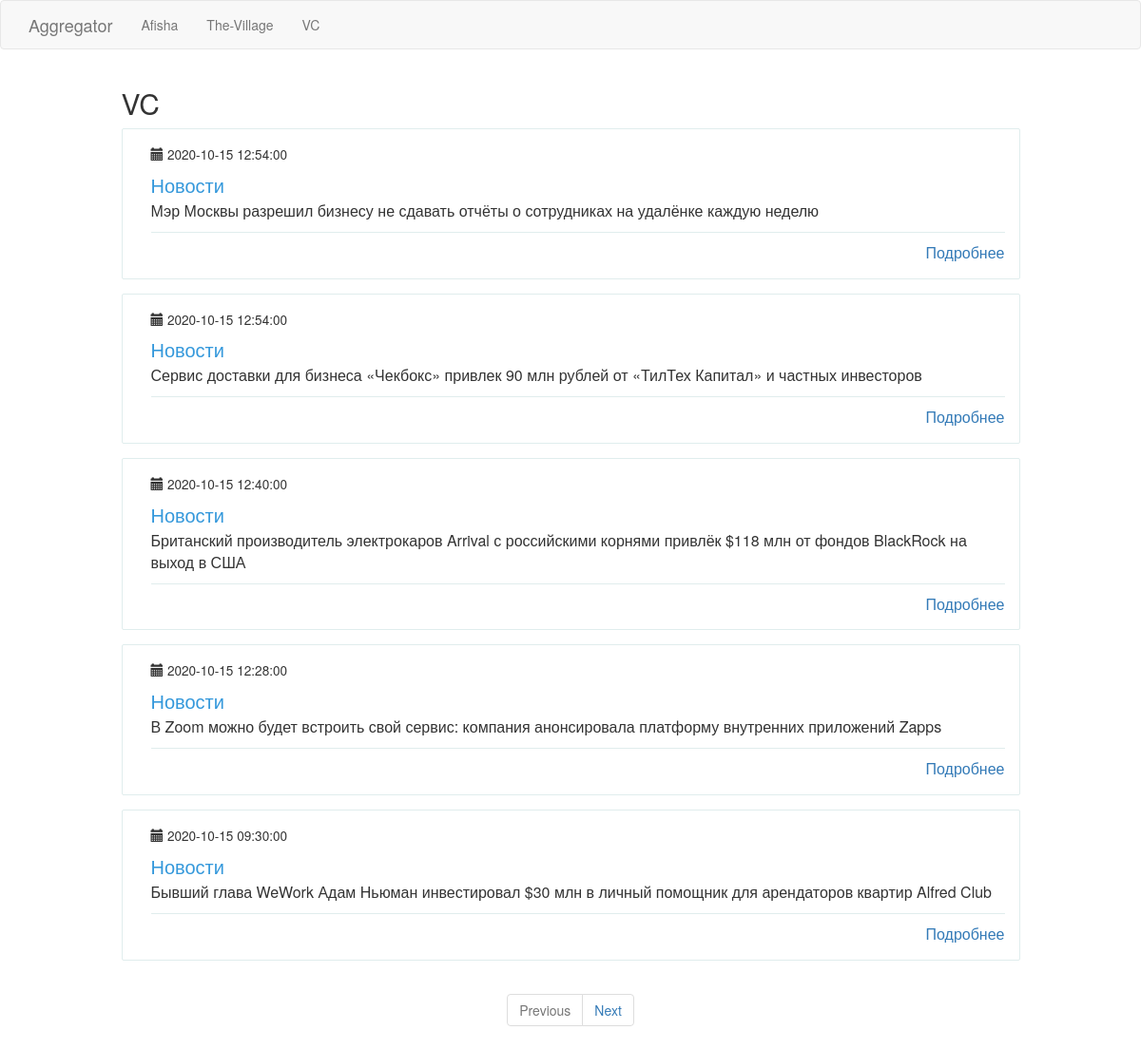
The page /vc on the database its author committed.
### app/models.py (models this page shows, shortened)
class PaginatedAPIMixin(object):
    @staticmethod
    def to_collection_dict(query, page, per_page, endpoint, **kwargs):
        resources = query.paginate(page, per_page, False)
        data = {
            'items': [item.to_dict() for item in resources.items],
            '_meta': {
                'page': page,
                'per_page': per_page,
                'total_pages': resources.pages,
                'total_items': resources.total
            },
            '_links': {
                'self': url_for(endpoint, page=page, per_page=per_page, **kwargs),
                'next': url_for(endpoint, page=page + 1, per_page=per_page, **kwargs) if resources.has_next else None,
                'prev': url_for(endpoint, page=page - 1, per_page=per_page, **kwargs) if resources.has_prev else None
            }
        }
        return data

class News(PaginatedAPIMixin, db.Model):
    id = db.Column(db.Integer, primary_key=True)
    header = db.Column(db.String(120), index=True, unique=True)
    link = db.Column(db.String(120), index=True, unique=True)
    timestamp = db.Column(db.DateTime, index=True, default=datetime.utcnow)
    user_id = db.Column(db.Integer, db.ForeignKey('resource.id'))

### app/main/routes.py (the view)
@bp.route('/vc', methods=['GET'])
@cache.cached(timeout=120, query_string=True)
def vc():
    resource_id = current_app.config['RESOURCE_ID'][request.path[1:]]
    news_per_page = get_news_per_page(resource_id)
    next_url, prev_url = create_next_prev_page("vc", news_per_page)
    return render_template("news.html", news=news_per_page.items, title="VC",
                           next_url=next_url, prev_url=prev_url)

### app/main/services.py (called while the page is built)
def create_next_prev_page(resource: str, news: Pagination) -> (str, str):
    next_url = url_for(f'main.{resource}', page=news.next_num) if news.has_next else None
    prev_url = url_for(f'main.{resource}', page=news.prev_num) if news.has_prev else None
    return next_url, prev_url

def get_news_per_page(resource_id: int) -> Pagination:
    page = request.args.get('page', 1, type=int)
    return News.query.filter_by(user_id=resource_id).order_by(News.timestamp.desc())\
        .paginate(page, current_app.config['POSTS_PER_PAGE'], False)

### app/templates/news.html (shortened to what this page needs)
{% extends "base.html" %}
{% block content %}
    <div class="container">
      <div class="row">
         <div class="col-md-10 col-md-offset-1 header-h2">
             <h2>{{ title }}</h2>
         </div>
        {% for new in news %}
        <div class="col-md-10 col-md-offset-1">
          <div class="wp-block property list">
            <div class="wp-block-body">
              <div class="wp-block-content">
                <small>
                 <span class="glyphicon glyphicon-calendar" aria-hidden="true"></span> {{ new.timestamp  }}
                </small>
                <h4 class="content-title">Новости</h4>
                <p class="description">{{ new.header }}</p>
                <span class="pull-right">
                  <span class="capacity">
                     <a href="{{ new.link }}">Подробнее</a>
                  </span>
                </span>
              </div>
            </div>
          </div>
        </div>
      {% endfor %}
      </div>
    </div>
<nav class="text-center" aria-label="Page navigation example">
  <ul class="pagination">
    <li class="page-item {% if not prev_url %} disabled{% endif %}">
      <a class="page-link" href="{{ prev_url or '#' }}" tabindex="-1">Previous</a>
    </li>
    <li class="page-item{% if not next_url %} disabled{% endif %}">
      <a class="page-link" href="{{ next_url or '#' }}">Next</a>
    </li>
  </ul>
</nav>
{% endblock %}

### app/static/style.css (style rules this page uses)
.wp-block { margin: 0 0 15px 0; -webkit-transition: all .3s linear; transition: all .3s linear; position: relative; cursor: default; border-radius: 2px; }
.wp-block.property.list { border: 1px solid #e0eded; margin-bottom: 15px !important; }
.wp-block.property.list { padding: 15px 15px 0 15px; }
.wp-block.property.list { margin: 0; padding: 0; font-size: 16px; font-weight: 400; }
.wp-block .wp-block-body { padding: 15px; }
.wp-block.property.list .wp-block-content .content-title { font-size: 20px; color: #3498db; margin-bottom: 5px; }
.wp-block.property.list .wp-block-body .wp-block-content { width: 10%; display: table-cell; vertical-align: top; padding-left: 15px; }
.wp-block.property.list .wp-block-content .description { padding-bottom: 10px; border-bottom: 1px solid #e0eded; }

### rows shown on the page
News: timestamp "2020-10-15 12:54:00", header "Мэр Москвы разрешил бизнесу не сдавать отчёты о сотрудниках на удалёнке каждую неделю"
News: timestamp "2020-10-15 12:54:00", header "Сервис доставки для бизнеса «Чекбокс» привлек 90 млн рублей от «ТилТех Капитал» и частных инвесторов"
News: timestamp "2020-10-15 12:40:00", header "Британский производитель электрокаров Arrival с российскими корнями привлёк $118 млн от фондов BlackRock на выход в США"
News: timestamp "2020-10-15 12:28:00", header "В Zoom можно будет встроить свой сервис: компания анонсировала платформу внутренних приложений Zapps"
News: timestamp "2020-10-15 09:30:00", header "Бывший глава WeWork Адам Ньюман​ инвестировал $30 млн в личный помощник для арендаторов квартир Alfred Club"

### other values the page prints
{{ title }} "VC"
